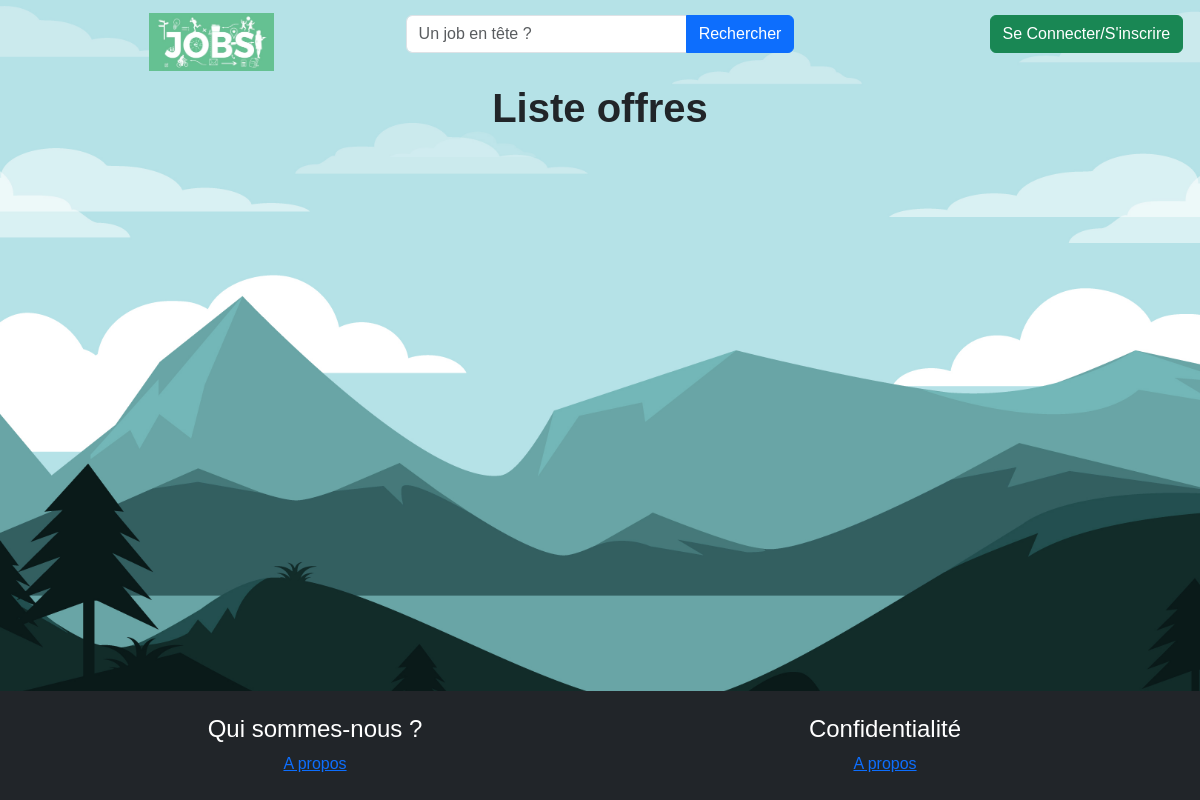
Before: /controleur/lesOffres.php with the older database file.
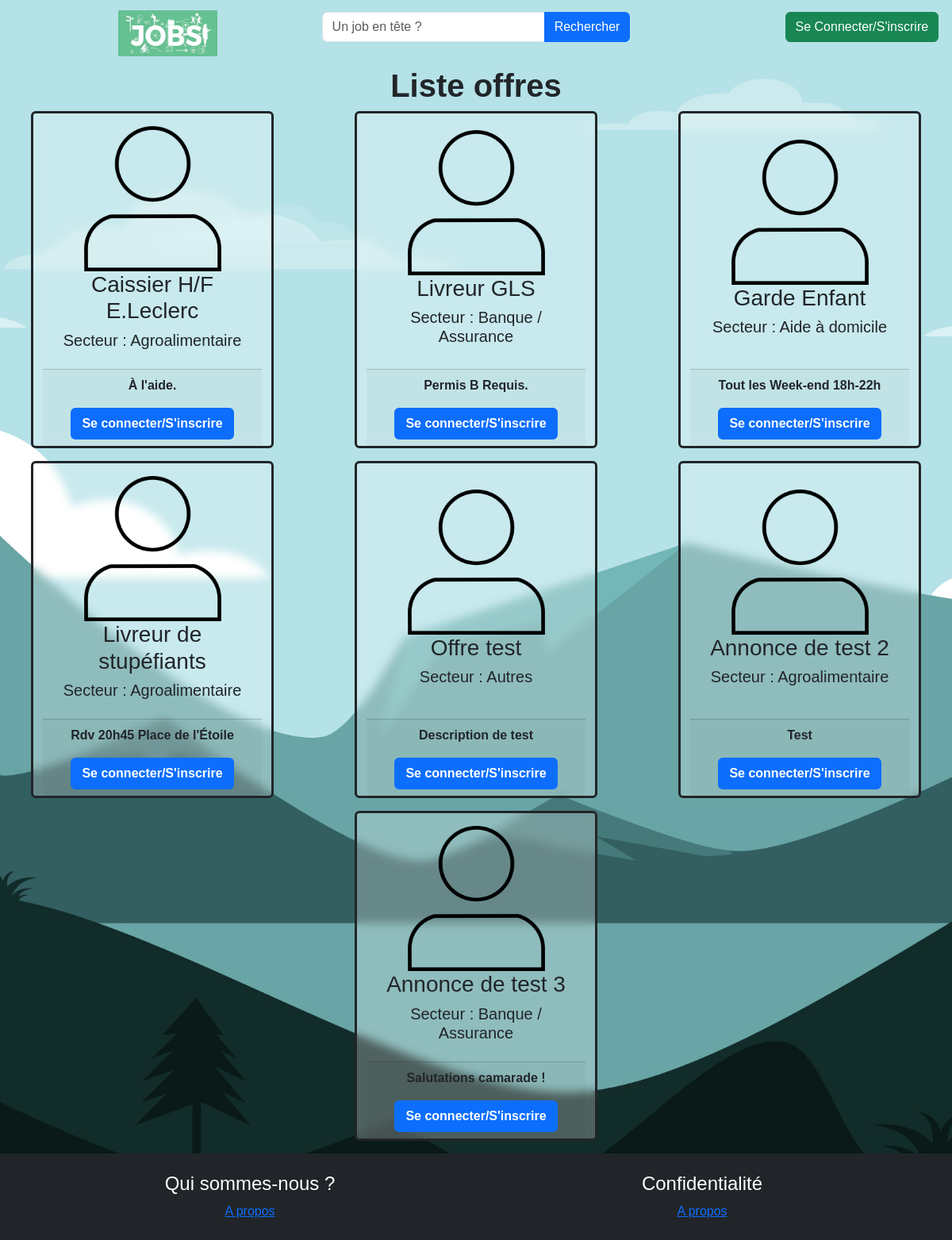
After: the same page with the newer database file.
### tables this page shows
CREATE TABLE `offre` (
  `idOffre` int(11) NOT NULL,
  `intitoffre` varchar(255) NOT NULL,
  `idAct` int(11) NOT NULL,
  `lieuTravail` varchar(100) NOT NULL,
  `idContrat` int(11) NOT NULL,
  `debutPeriod` date NOT NULL,
  `finPeriod` date DEFAULT NULL,
  `descOffre` text NOT NULL,
  `idEmployeur` int(11) NOT NULL,
  `idValidation` tinyint(1) NOT NULL DEFAULT 0,
  `datePublication` date NOT NULL DEFAULT current_timestamp()
);

CREATE TABLE `activite` (
  `idAct` int(11) NOT NULL,
  `intitAct` varchar(100) NOT NULL
);

### controleur/lesOffres.php (called while the page is built, shortened)
<?php
include_once('modele/mod_annonces.php');
$dataSearch = isset($_GET["search"]) ? htmlspecialchars($_GET["search"]) : null;
$lesOffres = $dataSearch != null ? getOffersFromSearchBar(strtolower($dataSearch)) : getOffers();
include_once('vue/vue_listeOffres.php');

### modele/mod_annonces.php (called while the page is built, shortened)
<?php
function getOffers(){
    $bdd = db_connect();
    $req = $bdd->prepare("SELECT * FROM offre JOIN activite ON offre.idAct = activite.idAct");
    $req->execute();
    return $req->fetchAll();
}
?>

### vue/vue_listeOffres.php (the view)
<?php
    include "vue/vue_entete.php";
?>
    <h1 class="title fw-bold">Liste offres</h1>
    <section class="list-students">
      <div class="cards">
          <div class="row justify-content-around mb-3">
                      <?php
                            $comptage = 0;
                            if(is_array($lesOffres)){
                            foreach($lesOffres as $uneOffre)
                            {
                              $idOffre = $uneOffre['idOffre'];
                              $intitOffre = $uneOffre['intitoffre'];
                              $secteur = $uneOffre['intitAct'];
                              $description = $uneOffre['descOffre'];
                      ?>
                                <div class="card text-center fw-bold col-3 border-3 border-dark">
                                    <div class="card-body d-flex flex-column justify-content-center align-items-center">
                                        <img src="vue/images/user.png" alt="Etudiant" class="img-student w-75">
                                        <h3 class="student-name"><?= $intitOffre ?></h3>
                                        <h5 class="student-name">Secteur : <?= $secteur ?></h5>
                                    </div>
                                    <div class="card-footer">
                                      <p class="card-text"><?= $description ?></p>
                                      <?php if($isConnected): ?>
                                      <a href="index.php?section=uneOffre&idOffre=<?= $idOffre ?>" class="btn btn-primary fw-bold border-2">En savoir plus</a>
                                      <?php else: ?>
                                      <a href="index.php?section=login" class="btn btn-primary fw-bold border-2">Se connecter/S'inscrire</a>
                                      <?php endif; ?>
                                    </div>
                                </div>
                      <?php
                              $comptage++;
                              if ($comptage>=3){
                                $comptage = 0;
                      ?>
                                </div>
                              </div>
                                <div class="cards">
                                  <div class="row justify-content-around mb-3">
                      <?php } } } ?>
          </div>
      </div>
  </section>
<?php include_once("vue/vue_footer.php"); ?>

### vue/vue_entete.php (shortened to what this page needs)
<!DOCTYPE html>
<html lang="fr">
<head>
    <link rel="stylesheet" href="vue/css/style.css">
    <link rel="stylesheet" href="vue/css/bootstrap.min.css">
</head>
<body class="p-0">
    <div class="row">
        <nav class="navbar navbar-expand-lg">
            <div class="container-fluid">
                <div class="row justify-content-between">
                    <div class="collapse navbar-collapse" id="navbarSupportedContent">
                    <div class="col-lg-4 align-self-center">
                        <a class="ms-3 navbar-brand ms-3 navbar-brand d-md-flex justify-content-md-center" href="index.php">
                            <img src="vue/images/logoJobsEtudiant.jpg" class="logoEntete">
                        </a>
                    </div>
                        <div class="col-lg-4 align-self-center mb-3">
                            <form class="d-flex" action="" method="get" role="search">
                                <div class="input-group">
                                    <input class="form-control" name="search" type="search" placeholder="Un job en tête ?" aria-label="Search">
                                    <button class="btn btn-primary" type="submit">Rechercher</button>
                                </div>
                            </form>
                        </div>
                        <div class="col-lg-4 align-self-center mb-3">
                            <div class="d-flex justify-content-md-around justify-content-lg-end">
                                <a href="index.php?section=<?= $isConnected ? "logout" : "login" ?>" class="btn btn-<?= $isConnected ? "danger" : "success" ?>"><?= $isConnected ? "Se déconnecter" : "Se Connecter/S'inscrire" ?></a>
                            </div>
                        </div>
                    </div>
                </div>
            </div>
        </nav>
    </div>

### vue/vue_footer.php
<footer class="mt-auto pb-4 col-12 bg-dark text-white mt-5">
      <div class="container text-center">
  <br>
        <div class="row align-items-start ">
          <div class="col-md-6" id="scrollAPropos">
            <h4>Qui sommes-nous ?</h4>
            <a class="p-1 rounded" href="index.php#aPropos">A propos</a>
          </div>
          <div class="col-md-6">
            <h4>Confidentialité</h4>
            <a class="p-1 rounded" href="vue/confidentialite.html">A propos</a>
          </div>
        </div>
      </div>
  </footer>
</body>
</html>

### vue/css/style.css (style rules this page uses)
* { margin: 0; padding: 0; box-sizing: border-box; font-family: sans-serif; }
body { background:url("../images/wallpaper2.jpg") no-repeat; height: 100vh; background-size: cover; background-position: center center; background-attachment: fixed; display: flex; flex-direction: column; align-items: center; position: relative; padding: 15px; }
.title { font-size: 40px; font-weight: bold; }
.cards>.row>.card { backdrop-filter: blur(6px) !important; background-color: #ffffff42 !important; }
.logoEntete { width: 35%; }

Changed rows visible on the page:
added offre: intitoffre "Caissier H/F E.Leclerc", idAct.intitAct "Agroalimentaire", descOffre "À l'aide."
added offre: intitoffre "Livreur GLS", idAct.intitAct "Banque / Assurance", descOffre "Permis B Requis."
added offre: intitoffre "Garde Enfant", idAct.intitAct "Aide à domicile", descOffre "Tout les Week-end 18h-22h"
added offre: intitoffre "Livreur de stupéfiants", idAct.intitAct "Agroalimentaire", descOffre "Rdv 20h45 Place de l'Étoile"
added offre: intitoffre "Offre test", idAct.intitAct "Autres", descOffre "Description de test"
added offre: intitoffre "Annonce de test 2", idAct.intitAct "Agroalimentaire", descOffre "Test"
added offre: intitoffre "Annonce de test 3", idAct.intitAct "Banque / Assurance", descOffre "Salutations camarade !"
